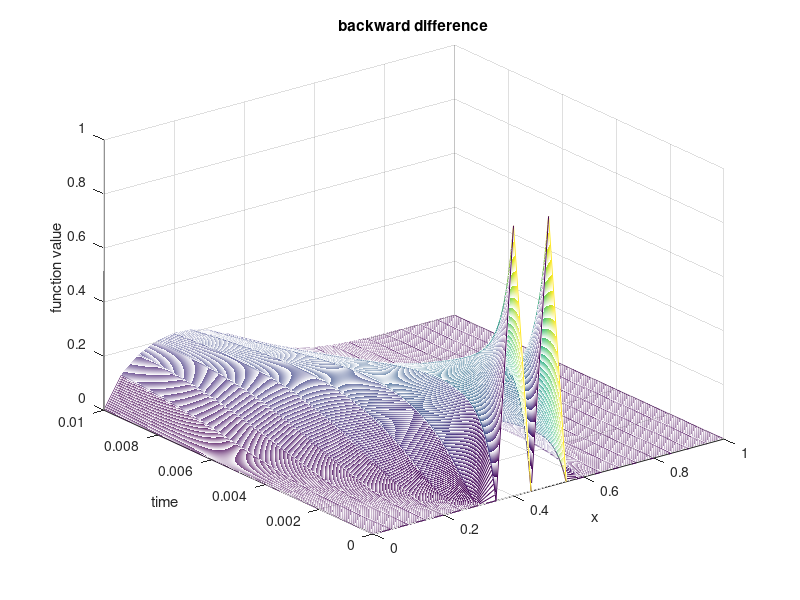

Source code (MATLAB):
%The script solves our  conveciton problem using the implicit euler method.
%The differential is approximated with a backward difference.
clear all;

mu = 0.01;
dX = 1/20;
dT = mu * dX^2;

t = 0:dT:0.01;
x = 0:dX:1;

U = meshgrid(x,t);
exSol = zeros(length(t),length(x));
error = zeros(length(t),length(x));
%Boundary condition:
%Time boundary conditions.
U(:,1) = 0;
U(:,end) = 0;

%x boundary:
%1.0 for x in [0.450, 0.550]
pos1 = floor(0.450/dX);
pos2 = floor(0.550/dX);
U(1,:) = 0;
U(1,pos1) = 1;
U(1,pos2) = 1;

%U(1,:) = 0;
%U(1,:) = sin(pi*x);


%Heat equation with convection:
%u_t = 50*ux + u_xx
%set dircetion:
dir = -1; %-1 or 1!!!
beta = 50*mu*(dX/2)*dir;

%construct the step Matrix:
stepMat = toeplitz([(1 + 2*mu - beta) -(mu), zeros(1,length(x)-4)],...
             [(1 + 2*mu - beta) (-mu + beta), zeros(1,length(x)-4)]);

for n = 1:1:(length(t)-1)
    
    %compute the values for the next time step.
    U(n+1,2:(end-1)) = stepMat\U(n,2:(end-1))'...
    + [(mu + beta)*U(n+1,1); zeros(length(x)-4,1); (mu)*U(n+1,end)];
    
    %Exact solution:
    %exSol(n,:) = exp(-pi^2*t(n))*sin(pi*x);
  
end

%plot solution
mesh(x,t,U)
xlabel('x')
ylabel('time')
zlabel('function value')
title('backward difference')